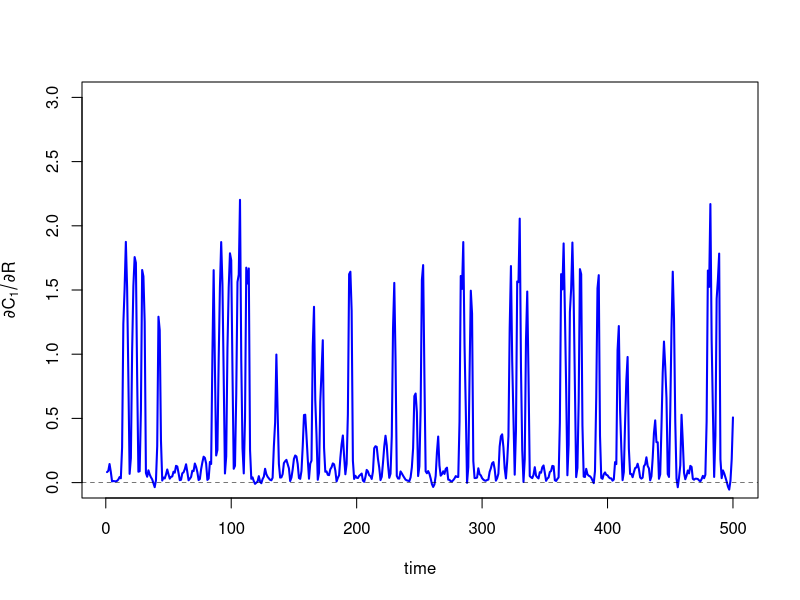
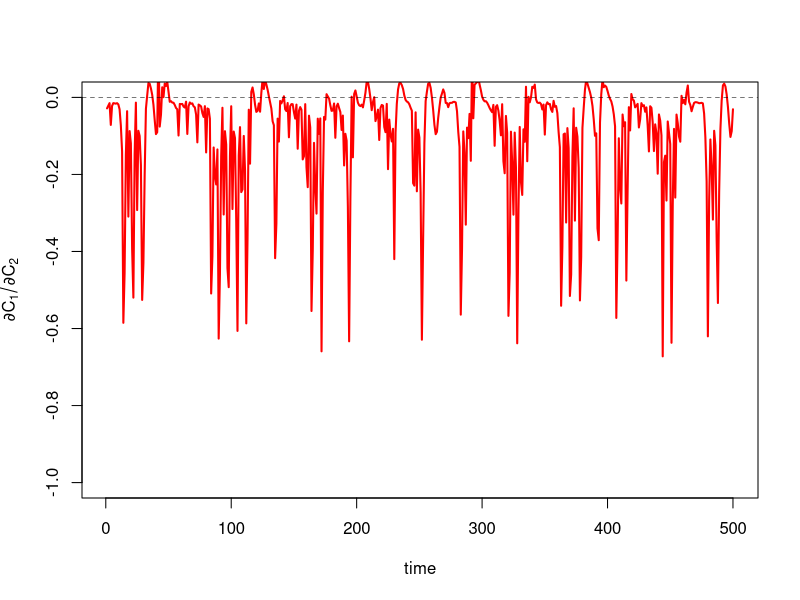
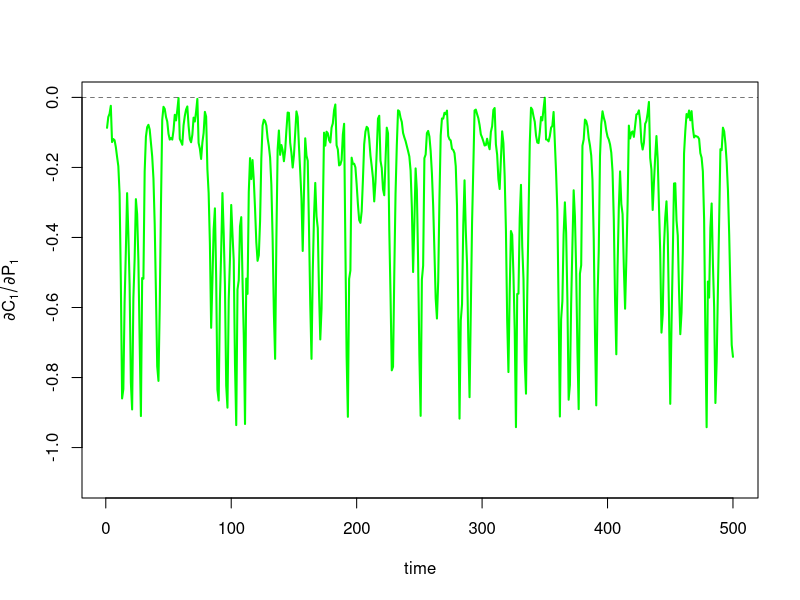
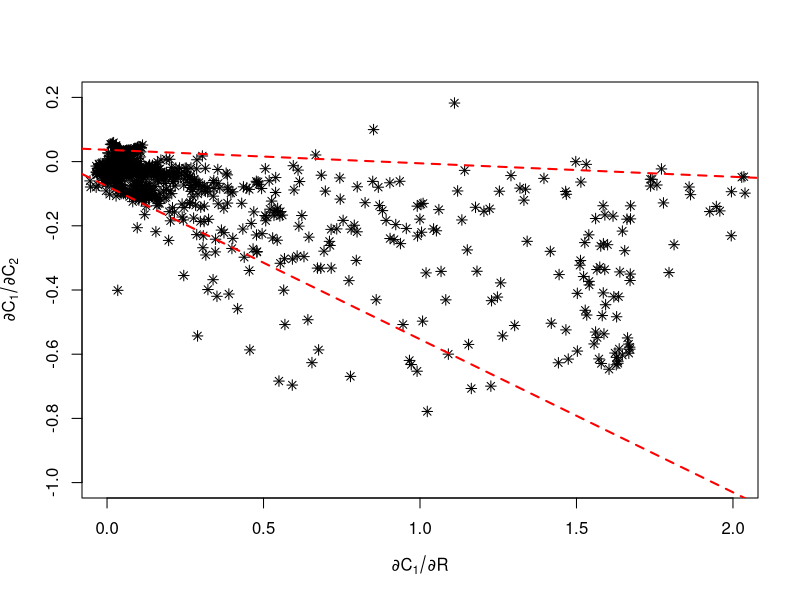

Here is the R script that generated these plots, in order: (Note: this script raises an error after producing the figures.)
library(Matrix)
library(quantreg)


params <- list(nu1=0.1,nu2=0.07,lambda1=3.2,lambda2=2.9,C1star=0.5,C2star=0.5,
               mu1=0.15,mu2=0.15,kappa1=2.5,kappa2=2.0,Rstar=0.3,k=1.2)
dR <- function(R,C1,C2,P1,P2) R*(1-R/params$k) -
  params$mu1*params$kappa1*(C1*R)/(R+params$Rstar) -
  params$mu2*params$kappa2*(C2*R)/(R+params$Rstar)
dC1 <- function(R,C1,C2,P1,P2) params$mu1*params$kappa1*(C1*R)/(R+params$Rstar) -
  params$nu1*params$lambda1*(P1*C1)/(C1+params$C1star) - params$mu1*C1
dC2 <- function(R,C1,C2,P1,P2) params$mu2*params$kappa2*(C2*R)/(R+params$Rstar) -
  params$nu2*params$lambda2*(P2*C2)/(C2+params$C2star) - params$mu2*C2
dP1 <- function(R,C1,C2,P1,P2) params$nu1*params$lambda1*(P1*C1)/(C1+params$C1star) -
  params$nu1*P1
dP2 <- function(R,C1,C2,P1,P2) params$nu2*params$lambda2*(P2*C2)/(C2+params$C2star) -
  params$nu2*P2
dF <- function(R,C1,C2,P1,P2) c(dR(R,C1,C2,P1,P2), dC1(R,C1,C2,P1,P2),
                                dC2(R,C1,C2,P1,P2), dP1(R,C1,C2,P1,P2), dP2(R,C1,C2,P1,P2))

tmax <- 10000; tau <- 5; dt <- 1/100; burn <- 200
d <- array(data = 0, dim = c(tmax/tau,5))
colnames(d) <-c('R','C1','C2','P1','P2')

Xi <- c(1,.5,.8,.7,.8)
#>>>RUN BURN<<<
idex <- 0
while(idex< burn*(1/dt)){
  idex <- idex+1;
  Xi <- Xi + dt*do.call(dF,as.list(Xi))
}
#>>>RUN MODEL<<<
d[1,] <- Xi
idex <- 0; tdex <- 2
while(idex<tmax*(1/dt)){
  idex <- idex+1;
  Xi <- Xi + dt*do.call(dF,as.list(Xi))
  if( (idex*dt) %% tau == 0 && tdex < tmax/tau){
    d[tdex,] <- Xi
    tdex <- tdex+1
  }
}

targ_col <- 2


Embedding <- c("R","C1","C2","P1") 
Edim <- length(Embedding)

d <- d[,Embedding]

coeff_names <- sapply(colnames(d),function(x) paste("d", 
                                                    colnames(d)[targ_col], "d", x, sep = ""))
                      
block <- cbind(d[2:dim(d)[1],targ_col],d[1:(dim(d)[1]-1),])
norm_consts <- apply(block, 2, function(x) sd(x))
block <- as.data.frame(apply(block, 2, function(x) (x-mean(x))/sd(x)))  

lib <- 1:dim(block)[1] 
pred <- 1:dim(block)[1]
theta <- 8

coeff <- array(0,dim=c(length(pred),Edim)) 
colnames(coeff) <- coeff_names
coeff <- as.data.frame(coeff)

lm_svdsolve <- function(y, x, ws, subset = seq_along(y)){
  x <- x[subset,]
  y <- y[subset]
  ws <- ws[subset]
# prepended column of 1s for constant term in linear model
  A <- cbind(1, x) * ws 
  
  A_svd <- svd(A)
# >>REMOVE SMALL SINGULAR VALUES<<
  s <- A_svd$d
  s_inv <- matrix(0, nrow = dim(x)[2]+1, ncol = dim(x)[2]+1) 
  for(i in seq_along(s))
  {
    if(s[i] >= max(s) * 1e-5) 
      s_inv[i,i] <- 1/s[i]
  }
  coeff <- A_svd$v %*% s_inv %*% t(A_svd$u) %*% (ws * y)
  coeff <- t(coeff)
  
  colnames(coeff) <- c("const",colnames(x))
  return(coeff)
}              



for (ipred in 1:length(pred)){
  
  #target point is excluded from the fitting procedure
  libs = lib[-pred[ipred]]
  
  # >>CALCULATE WEIGHTS<<
  q <- matrix(as.numeric(block[pred[ipred],2:dim(block)[2]]), 
              ncol=Edim, nrow=length(libs), byrow = T)
  distances <- sqrt(rowSums((block[libs,2:dim(block)[2]] - q)^2)) 
  dbar <- mean(distances)
  Ws <- exp(-theta*distances/dbar)
  
  # >>REGRESS<<
  svd_fit <- lm_svdsolve(block[libs,1],block[libs,2:dim(block)[2]],Ws) 
  coeff[ipred,] <- svd_fit[-1]
}

coeff <- cbind(pred,coeff) 
colnames(coeff)[1] <- "t"

  
par(mfrow = c(1,1))
coefflims = list(c(0,3),c(0,2),c(-1,0),c(-1.1,0)) 
trange <- 1:500
  
plot(coeff[trange,"t"],coeff[trange,"dC1dR"],type="l",col="blue",xlab="time", 
     ylab=expression(partialdiff*C[1] / partialdiff*R), 
     ylim=coefflims[[1]],xlim=range(trange),lwd=2)
abline(a=0 ,b=0 , lty="dashed", col="black", lwd=.5)

plot(coeff[trange,"t"],coeff[trange,"dC1dC2"],type="l",col="red",xlab="time",
  ylab=expression(partialdiff*C[1] / partialdiff*C[2]), ylim=coefflims[[3]],xlim=range(trange),lwd=2)
abline(a=0 ,b=0 , lty="dashed", col="black", lwd=.5)

plot(coeff[trange,"t"],coeff[trange,"dC1dP1"],type="l",col="green",xlab="time", ylab=expression(partialdiff*C[1] / partialdiff*P[1]), ylim=coefflims[[4]],xlim=range(trange),lwd=2)
abline(a=0 ,b=0 , lty="dashed", col="black", lwd=.5)
  
qL <- rq(coeff$dC1dC2 ~ coeff$dC1dR,.05) 
qU <- rq(coeff$dC1dC2 ~ coeff$dC1dR,.95)

plot(coeff[1001:1999, 'dC1dR'], coeff[1001:1999,'dC1dC2'],
         xlab=expression(partialdiff*C[1] / partialdiff*R), 
         ylab=expression(partialdiff*C[1] / partialdiff*C[2]), 
         xlim=c(0,2),ylim=c(-1,0.2),pch=8)
abline(a=qL$coefficients[1],b=qL$coefficients[2],lty=2,col= 'red', lwd = 2)
abline(a=qU$coefficients[1],b=qU$coefficients[2],lty=2,col='red', lwd = 2) 

plot(partdiffs$npgo, partdiffs$srkw, xlim=c(-0.01,.3), ylim=c(-.2,.2),pch=8)
abline(a=qL$coefficients[1],b=qL$coefficients[2],lty=2,col= 'red', lwd = 2)
abline(a=qU$coefficients[1],b=qU$coefficients[2],lty=2,col='red', lwd = 2) 


plot(coeffs$pdo.spr.4, partdiffs$srkw, xlim=c(-3,3), ylim=c(-.4,.25),pch=8)
abline(a=qL$coefficients[1],b=qL$coefficients[2],lty=2,col= 'red', lwd = 2)
abline(a=qU$coefficients[1],b=qU$coefficients[2],lty=2,col='red', lwd = 2) 

plot(partdiffs$dPdo, partdiffs$dSrkw, 
     xlab=expression(partialdiff*rec4 / partialdiff*pdo), 
     ylab=expression(partialdiff*rec4 / partialdiff*srkw), 
     xlim=c(-.25,.2), ylim=c(-.6,.25),pch=8)
abline(a=qL$coefficients[1],b=qL$coefficients[2],lty=2,col= 'red', lwd = 2)
abline(a=qU$coefficients[1],b=qU$coefficients[2],lty=2,col='red', lwd = 2) 

  